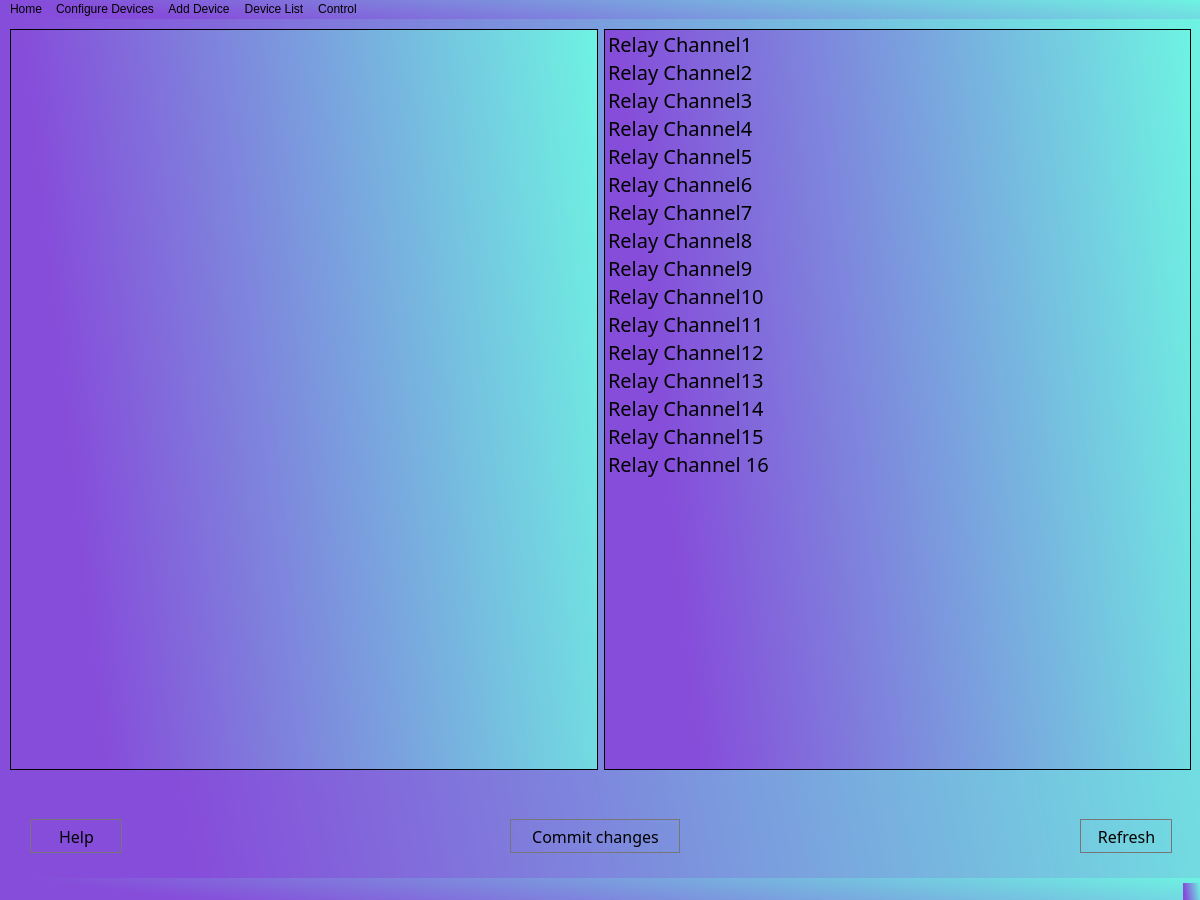
<?xml version="1.0" encoding="UTF-8"?>
<ui version="4.0">
 <class>MainWindow</class>
 <widget class="QMainWindow" name="MainWindow">
  <property name="geometry">
   <rect>
    <x>0</x>
    <y>0</y>
    <width>1200</width>
    <height>900</height>
   </rect>
  </property>
  <property name="windowTitle">
   <string>MainWindow</string>
  </property>
  <property name="styleSheet">
   <string notr="true">background-color: qlineargradient(spread:pad, x1:0.039801, y1:0.136, x2:1, y2:0, stop:0 rgba(134, 77, 218, 255), stop:1 rgba(110, 243, 226, 255));</string>
  </property>
  <widget class="QWidget" name="MainWidget">
   <widget class="QWidget" name="horizontalLayoutWidget">
    <property name="geometry">
     <rect>
      <x>10</x>
      <y>10</y>
      <width>1181</width>
      <height>741</height>
     </rect>
    </property>
    <layout class="QHBoxLayout" name="MainLayout">
     <item>
      <widget class="QListWidget" name="AvailabelDevieList">
       <property name="font">
        <font>
         <family>Mongolian Baiti</family>
         <pointsize>15</pointsize>
         <weight>50</weight>
         <italic>false</italic>
         <bold>false</bold>
        </font>
       </property>
       <property name="styleSheet">
        <string notr="true">font: 15pt &quot;Mongolian Baiti&quot;;</string>
       </property>
      </widget>
     </item>
     <item>
      <widget class="QListWidget" name="ActiveDeviceList">
       <property name="font">
        <font>
         <family>Mongolian Baiti</family>
         <pointsize>15</pointsize>
         <weight>50</weight>
         <italic>false</italic>
         <bold>false</bold>
        </font>
       </property>
       <property name="toolTip">
        <string extracomment="This is the list of available relay channels"/>
       </property>
       <property name="styleSheet">
        <string notr="true">font: 15pt &quot;Mongolian Baiti&quot;;</string>
       </property>
       <item>
        <property name="text">
         <string>Relay Channel1</string>
        </property>
       </item>
       <item>
        <property name="text">
         <string>Relay Channel2</string>
        </property>
       </item>
       <item>
        <property name="text">
         <string>Relay Channel3</string>
        </property>
       </item>
       <item>
        <property name="text">
         <string>Relay Channel4</string>
        </property>
       </item>
       <item>
        <property name="text">
         <string>Relay Channel5</string>
        </property>
       </item>
       <item>
        <property name="text">
         <string>Relay Channel6</string>
        </property>
       </item>
       <item>
        <property name="text">
         <string>Relay Channel7</string>
        </property>
       </item>
       <item>
        <property name="text">
         <string>Relay Channel8</string>
        </property>
       </item>
       <item>
        <property name="text">
         <string>Relay Channel9</string>
        </property>
       </item>
       <item>
        <property name="text">
         <string>Relay Channel10</string>
        </property>
       </item>
       <item>
        <property name="text">
         <string>Relay Channel11</string>
        </property>
       </item>
       <item>
        <property name="text">
         <string>Relay Channel12</string>
        </property>
       </item>
       <item>
        <property name="text">
         <string>Relay Channel13</string>
        </property>
       </item>
       <item>
        <property name="text">
         <string>Relay Channel14</string>
        </property>
       </item>
       <item>
        <property name="text">
         <string>Relay Channel15</string>
        </property>
       </item>
       <item>
        <property name="text">
         <string>Relay Channel 16</string>
        </property>
       </item>
      </widget>
     </item>
    </layout>
   </widget>
   <widget class="QPushButton" name="HelpBtn">
    <property name="geometry">
     <rect>
      <x>30</x>
      <y>800</y>
      <width>93</width>
      <height>35</height>
     </rect>
    </property>
    <property name="font">
     <font>
      <family>Mongolian Baiti</family>
      <pointsize>12</pointsize>
      <weight>50</weight>
      <italic>false</italic>
      <bold>false</bold>
     </font>
    </property>
    <property name="autoFillBackground">
     <bool>false</bool>
    </property>
    <property name="styleSheet">
     <string notr="true">font: 12pt &quot;Mongolian Baiti&quot;;</string>
    </property>
    <property name="text">
     <string>Help</string>
    </property>
    <property name="default">
     <bool>true</bool>
    </property>
    <property name="flat">
     <bool>true</bool>
    </property>
   </widget>
   <widget class="QPushButton" name="CommitChangeBtn">
    <property name="geometry">
     <rect>
      <x>510</x>
      <y>800</y>
      <width>171</width>
      <height>35</height>
     </rect>
    </property>
    <property name="font">
     <font>
      <family>Mongolian Baiti</family>
      <pointsize>12</pointsize>
      <weight>50</weight>
      <italic>false</italic>
      <bold>false</bold>
     </font>
    </property>
    <property name="styleSheet">
     <string notr="true">font: 12pt &quot;Mongolian Baiti&quot;;
</string>
    </property>
    <property name="text">
     <string>Commit changes</string>
    </property>
    <property name="default">
     <bool>true</bool>
    </property>
    <property name="flat">
     <bool>true</bool>
    </property>
   </widget>
   <widget class="QPushButton" name="refresh">
    <property name="geometry">
     <rect>
      <x>1080</x>
      <y>800</y>
      <width>93</width>
      <height>35</height>
     </rect>
    </property>
    <property name="font">
     <font>
      <family>Mongolian Baiti</family>
      <pointsize>12</pointsize>
      <weight>50</weight>
      <italic>false</italic>
      <bold>false</bold>
     </font>
    </property>
    <property name="styleSheet">
     <string notr="true">font: 12pt &quot;Mongolian Baiti&quot;;</string>
    </property>
    <property name="text">
     <string>Refresh</string>
    </property>
    <property name="autoDefault">
     <bool>false</bool>
    </property>
    <property name="default">
     <bool>true</bool>
    </property>
    <property name="flat">
     <bool>true</bool>
    </property>
   </widget>
  </widget>
  <widget class="QMenuBar" name="menubar">
   <property name="geometry">
    <rect>
     <x>0</x>
     <y>0</y>
     <width>1200</width>
     <height>26</height>
    </rect>
   </property>
   <widget class="QMenu" name="HomeMenu">
    <property name="title">
     <string>Home</string>
    </property>
   </widget>
   <widget class="QMenu" name="DeviceConfig">
    <property name="title">
     <string>Configure Devices</string>
    </property>
   </widget>
   <widget class="QMenu" name="AddDeviceMenu">
    <property name="title">
     <string>Add Device</string>
    </property>
   </widget>
   <widget class="QMenu" name="DeviceListMenu">
    <property name="title">
     <string>Device List</string>
    </property>
   </widget>
   <widget class="QMenu" name="ControlMenu">
    <property name="title">
     <string>Control</string>
    </property>
   </widget>
   <addaction name="HomeMenu"/>
   <addaction name="DeviceConfig"/>
   <addaction name="AddDeviceMenu"/>
   <addaction name="DeviceListMenu"/>
   <addaction name="ControlMenu"/>
  </widget>
  <widget class="QStatusBar" name="statusbar"/>
 </widget>
 <resources/>
 <connections/>
</ui>
